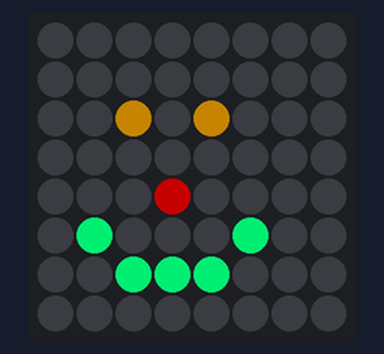
The program below on a simulated Raspberry Pi (BCM pin numbers) with a Sense HAT. Shown: the Sense HAT's 8×8 RGB LED matrix. At 0.0 s the program stops and its outputs stay as they are.

Above: at 0.1 s.

The program:

sensing2.py
```python
from sense_hat import SenseHat #imports the SenseHat

sense= SenseHat() #sets the command

sense.set_pixel(2,2,(101,67,33)) #creates a pixel in a certain place, in a certain color
sense.set_pixel(4,2,(101,67,33))
sense.set_pixel(3,4,(100,0,0))
sense.set_pixel(1,5,(0,200,100))
sense.set_pixel(2,6,(0,200,100))
sense.set_pixel(3,6,(0,200,100))
sense.set_pixel(4,6,(0,200,100))
sense.set_pixel(5,5,(0,200,100))
```
